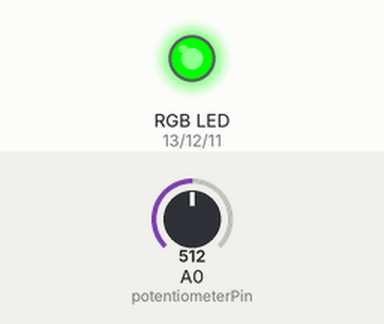
A sketch run on a simulated Arduino Uno, built with avr-gcc and run on an emulated ATmega328P. Parts: an RGB LED mixed from three pins (HIGH = lit). Inputs (shaded band) come from the test bench; at power-on: A0 (potentiometerPin) = 512.

Above: at 1.2 s.
1.3 s: A0 (potentiometerPin) set to 605
2.8 s: A0 (potentiometerPin) set to 622
At 3.2 s:
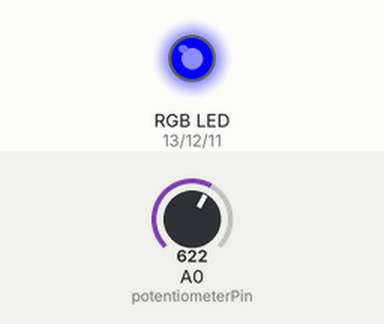
4.3 s: A0 (potentiometerPin) set to 604
At 4.8 s:
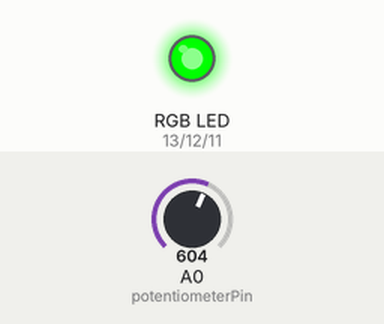
5.8 s: A0 (potentiometerPin) set to 352
7.3 s: A0 (potentiometerPin) set to 330
At 8.3 s:
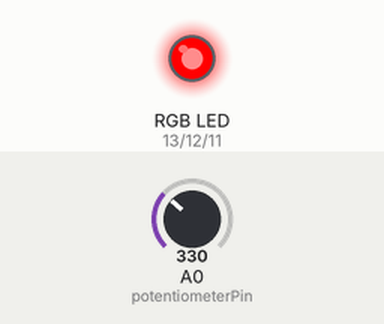
Timing chart, 0 to 9.8 s (numbered marks = the images above; inputs shaded):
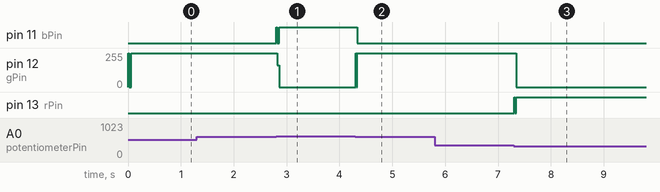

Measured:
- the behaviour switches between 613 and 614 on A0 (potentiometerPin) (found by bisection; images 0 and 1)
- the behaviour switches between 341 and 340 on A0 (potentiometerPin) (found by bisection; images 2 and 3)
- after the input at 1.3 s, every drawn part: stays the same
- after the input at 2.8 s, pin 11 (bPin): LOW → HIGH at once, → LOW 0.02 s later, → HIGH 0.03 s later; pin 12 (gPin): 255/255 → 0/255 at once
- after the input at 4.3 s, pin 11 (bPin): HIGH → LOW at once; pin 12 (gPin): 0/255 → 255/255 at once
- after the input at 5.8 s, every drawn part: stays the same
- after the input at 7.3 s, pin 12 (gPin): 255/255 → 0/255 at once; pin 13 (rPin): LOW → HIGH at once, → LOW 0.02 s later, → HIGH 0.02 s later

The sketch:

sketch.ino
```cpp
// Pin
// LED
int rPin = 13;
int gPin = 12;
int bPin = 11;
// Potentiometer
int potentiometerPin = A0;


void setup() {
  Serial.begin(115200);
  setupRGB();
  setupPotentiometer();
}

void setupPotentiometer() {
  pinMode(potentiometerPin, INPUT);
}

void setupRGB() {
  pinMode(rPin, OUTPUT);
  pinMode(gPin, OUTPUT);
  pinMode(bPin, OUTPUT);
}

void loop() {
  int value = rgbDecider();
  ledHighLow(value);
  delay(10);
}

void ledHighLow(int state) {
  digitalWrite(rPin, LOW);
  digitalWrite(gPin, LOW);
  digitalWrite(bPin, LOW);
  if (state == 0) {
    digitalWrite(rPin, HIGH);
  } else if (state == 1) {
    digitalWrite(gPin, HIGH);
  } else {
    digitalWrite(bPin, HIGH);
  }
}

int rgbDecider() {
  int value = analogRead(potentiometerPin);

  if (value < 341) {
    return 0;
  } else if (value < 614) {
    return 1;
  } else {
    return 2;
  }
}
```
